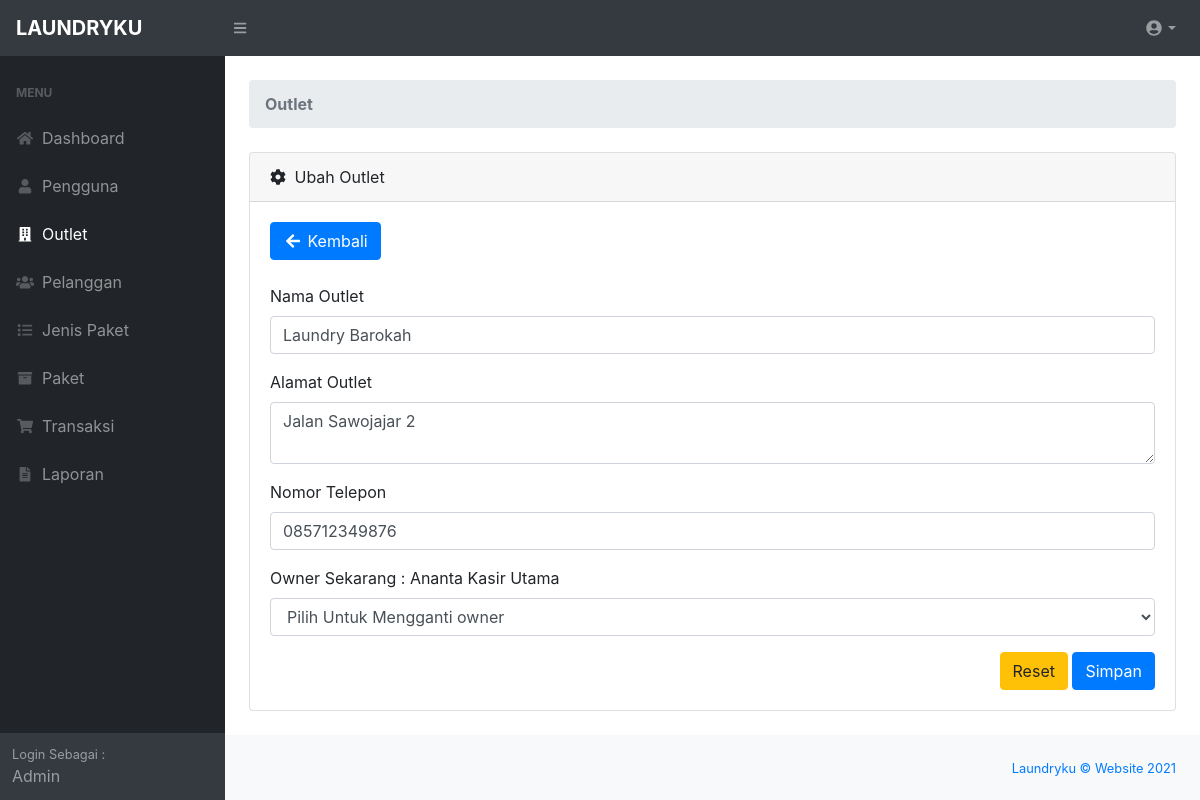
Page /admin/outlet_ubah.php?id=1 (signed in) on the committed database.
### tables this page shows
CREATE TABLE `tb_user` (
  `id_user` int(11) NOT NULL,
  `nama_user` varchar(100) NOT NULL,
  `username` varchar(32) NOT NULL,
  `password` varchar(150) DEFAULT NULL,
  `role` enum('admin','kasir','owner') NOT NULL,
  `id_outlet` int(11) DEFAULT NULL
);

CREATE TABLE `tb_outlet` (
  `id_outlet` int(11) NOT NULL,
  `nama_outlet` varchar(100) NOT NULL,
  `alamat_outlet` text NOT NULL,
  `telp_outlet` varchar(15) NOT NULL
);

### admin/functions.php (called while the page is built, shortened)
<?php
function ambildata($conn,$query){
    $data = mysqli_query($conn,$query);
    if (mysqli_num_rows($data) > 0) {
        while($row = mysqli_fetch_assoc($data)){
        $hasil[] = $row;
    }
    return $hasil;
    }
}
function ambilsatubaris($conn,$query){
    $db = mysqli_query($conn,$query);
    return mysqli_fetch_assoc($db);
}
?>

### admin/outlet_ubah.php (the view, shortened to what this page needs)
<?php
require 'functions.php';
$query = 'SELECT tb_outlet.*, tb_user.nama_user,tb_user.id_user FROM tb_outlet
    LEFT JOIN tb_user ON tb_user.id_outlet = tb_outlet.id_outlet WHERE tb_outlet.id_outlet = ' . $_GET['id'];
$data = ambilsatubaris($conn, $query);
$query2 = 'SELECT tb_user.*,tb_outlet.nama_outlet FROM tb_outlet
    RIGHT JOIN tb_user ON tb_user.id_outlet = tb_outlet.id_outlet WHERE tb_user.role = "owner"
    ORDER BY tb_user.id_outlet asc';
$data2 = ambildata($conn, $query2);
require 'layout_header.php';
?>
<div id="layoutSidenav_content">
    <main>
        <div class="container-fluid">
            <ol class="breadcrumb mb-4">
                <li class="breadcrumb-item active"><b>Outlet</b></li>
            </ol>
            <div class="card mb-4">
                <div class="card-header">
                    <i class="fas fa-cog mr-1"></i>
                    Ubah Outlet
                </div>
                <div class="card-body">
                    <div class="col-m-6">
                        <a href="index_outlet.php" onclick="window.history.back();" class="btn btn-primary box-title"><i
                                class="fa fa-arrow-left fa-fw"></i> Kembali</a>
                    </div>
                    <br>
                    <div class="row">
                        <div class="col-md-12 col-lg-12 col-sm-12 col-xs-12">
                            <div class="white-box">
                                <form method="post" action="">
                                    <div class="form-group">
                                        <label>Nama Outlet</label>
                                        <input type="text" name="nama_outlet" class="form-control"
                                            value="<?= $data['nama_outlet']; ?>">
                                    </div>
                                    <div class="form-group">
                                        <label>Alamat Outlet</label>
                                        <textarea type="text" name="alamat_outlet"
                                            class="form-control"><?= $data['alamat_outlet']; ?></textarea>
                                    </div>
                                    <div class="form-group">
                                        <label>Nomor Telepon</label>
                                        <input type="number" name="telp_outlet" class="form-control"
                                            value="<?= $data['telp_outlet']; ?>">
                                    </div>
                                    <?php if($data['nama_user']  == null): ?>
                                    <div class="form-group">
                                        <label>Belum Ada Owner (silahkan pilih owner)</label>
                                        <select name="owner_id" class="form-control">
                                            <?php foreach ($data2 as $owner): ?>
                                            <option value="<?= $owner['id_user'] ?>"><?= $owner['nama_user'] ?>
                                                <?php if ($owner['id_outlet'] == null): ?>
                                                ( Belum memiliki outlet )
                                                <?php else: ?>
                                                ( Owner di <?= $owner['nama_outlet'] ?> )
                                                <?php endif ?>
                                            </option>
                                            <?php endforeach ?>
                                        </select>
                                    </div>
                                    <?php else: ?>
                                    <div class="form-group">
                                        <label>Owner Sekarang : <?= $data['nama_user']; ?></label>
                                        <select name="owner_id_new" class="form-control">
                                            <option class="">Pilih Untuk Mengganti owner</option>
                                        </select>
                                    </div>
                                    <?php endif; ?>
                                    <div class="text-right">
                                        <button type="reset" class="btn btn-warning">Reset</button>
                                        <button type="submit" name="btn-simpan" class="btn btn-primary">Simpan</button>
                                    </div>
                                </form>
                            </div>
                        </div>
                    </div>
                </div>
    </main>
    <?php
require'layout_footer.php';
?>

### rows in the picture
tb_user: nama_outlet "Laundry Barokah", alamat_outlet "Jalan Sawojajar 2", telp_outlet "085712349876", nama_user "Ananta Kasir Utama"
